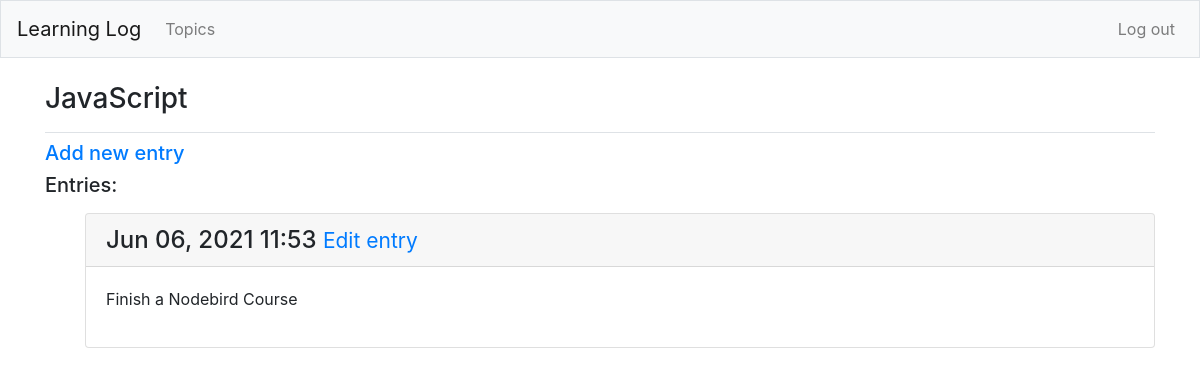
Page /topics/4/ (signed in) on the committed database.
### learning_logs/models.py (models this page shows, shortened)
class Topic(models.Model):
    text = models.CharField(max_length=200)
    date_added = models.DateTimeField(auto_now_add=True)
    owner = models.ForeignKey(User, on_delete = models.CASCADE )
    def __str__(self):
        return self.text #string representation of the model

class Entry(models.Model):
    topic = models.ForeignKey(Topic, on_delete=models.CASCADE)
    text = models.TextField()
    date_added = models.DateTimeField(auto_now_add=True)
    class Meta:
        verbose_name_plural = 'entries'

### learning_logs/views.py (the view)
# urls.py: path('topics/<int:topic_id>/', views.topic, name='topic'),
@login_required
def topic(request, topic_id):
    topic = Topic.objects.get(id=topic_id)
    if topic.owner != request.user:
        raise Http404
    entries = topic.entry_set.order_by('-date_added')
    context = {'topic':topic, 'entries':entries}
    return render(request, "learning_logs/topic.html",context)

### learning_logs/templates/learning_logs/topic.html
{% extends "learning_logs/base.html" %}
{% block page_header %}
    <h3>{{topic}}</h3>
{% endblock page_header %}
{% block content %}
<h5>
    <a href="{% url 'learning_logs:new_entry' topic.id %}">Add new entry</a>
</h5>
<h5 class="mb-3">Entries: </h5>
<ul>
    {% for entry in entries %}
    <div class="card mb-3">
        <h4 class="card-header">
            {{ entry.date_added|date:'M d, Y H:i' }}
            <small>
                <a href="{% url 'learning_logs:edit_entry' entry.id %}">Edit entry</a>
            </small>
        </h4>
    <div class=  "card-body">
        {{ entry.text|linebreaks }}
    </div>
    </div>
    {% empty %}
        <p>There are no entries for this topic</p>
    {% endfor %}
</ul>
{% endblock content %}

### rows in the picture
Topic: text "JavaScript"
Entry: date_added "Jun 06, 2021 11:53", text "Finish a Nodebird Course"
